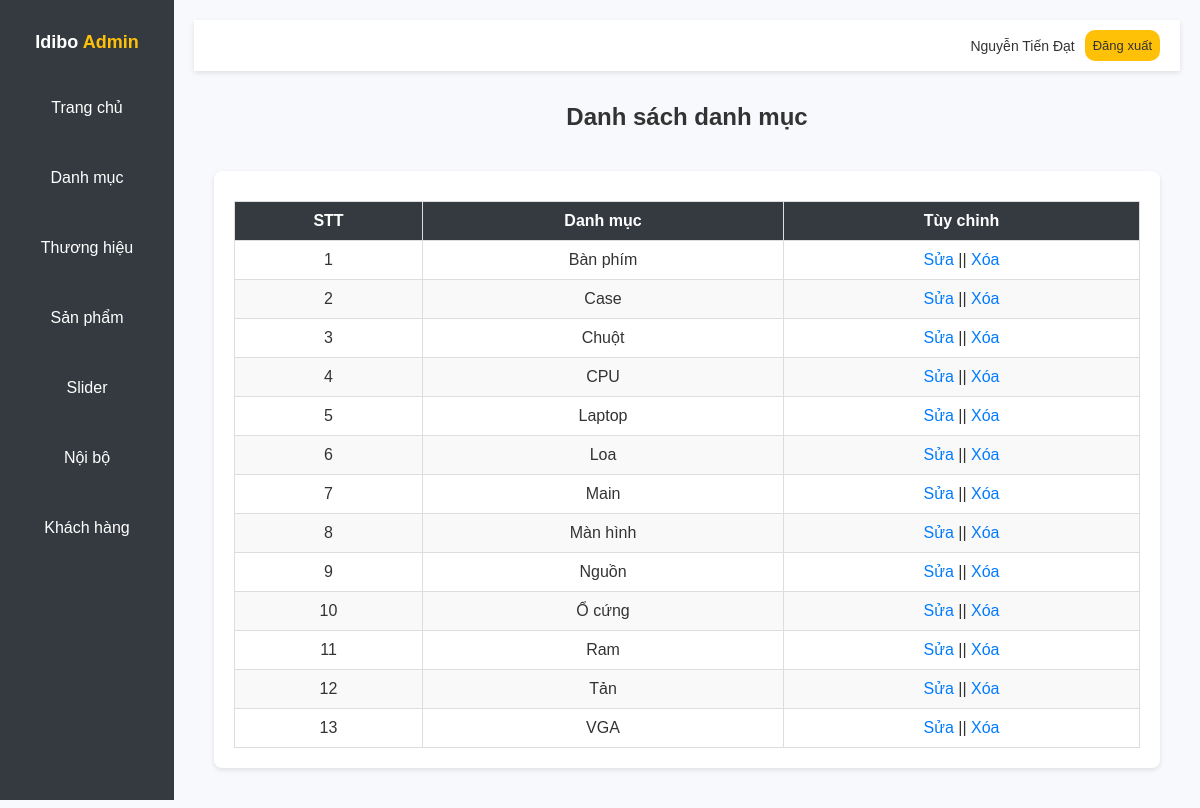
Page /admin/catlist.php (signed in) on the committed database.
### tables this page shows
CREATE TABLE `tbl_category` (
  `catId` int(11) NOT NULL,
  `catName` varchar(255) NOT NULL
);

### lib/database.php (called while the page is built, shortened)
<?php
    class Database {
        public $host    = DB_HOST;
        public $user    = DB_USER;
        public $pass    = DB_PASS;
        public $dbname  = DB_NAME;
        public $link;
        private function connectDB() {
            $this->link = new mysqli($this->host, $this->user,
                                     $this->pass, $this->dbname);
        }
        public function select($query) {
            $result = $this->link->query($query) or
                die($this->link->error . __LINE__);
            if ($result->num_rows > 0) {
                return $result;
            } else {
                return false;
            }
        }
    }
?>

### classes/category.php (called while the page is built, shortened)
<?php
    $filepath = realpath(dirname(__FILE__));
    include_once ($filepath.'/../lib/database.php');
 ?>
 <?php
    class category {
        private $db;
        public function __construct() {
            $this->db =new Database();
        }
        public function show_category() {
            $query = "SELECT * FROM tbl_category ORDER BY catName ASC";
            $result =$this->db->select($query);
            return $result;
        }
    }
 ?>

### admin/catlist.php (the view, shortened to what this page needs)
<?php
  include 'inc/header.php';
  include '../classes/category.php'
?>
<?php
  $cat = new category();
?>
<link rel="stylesheet" href="css/catlist.css">
<h1 class="dashboard-title">Danh sách danh mục</h1>
<div class="category-list-wrapper">
  <div class="category-box">
    <div class="table-wrapper">
      <table class="category-table" id="category-table">
        <thead>
          <tr>
            <th>STT</th>
            <th>Danh mục</th>
            <th>Tùy chỉnh</th>
          </tr>
        </thead>
        <tbody>
          <?php
            $show_cate = $cat->show_category();
            if ($show_cate) {
              $i = 0;
              while($result = $show_cate->fetch_assoc()) {
                $i++;
          ?>
          <tr class="category-row">
            <td><?php echo $i ?></td>
            <td><?php echo $result['catName'] ?></td>
            <td>
              <a href="catedit.php?catid=<?php echo $result['catId']; ?>" class="action-link">Sửa</a>
              ||
              <a href="?delid=<?php echo $result['catId']; ?>" class="action-link confirmable" data-message="Bạn có muốn xóa danh mục này?">Xóa</a>
            </td>
          </tr>
          <?php
              }
            }
          ?>
        </tbody>
      </table>
    </div>
  </div>
</div>
<?php
  include 'inc/footer.php';
?>

### admin/css/styles.css (style rules this page uses)
body { font-family: Arial, sans-serif; margin: 0; padding: 0; background-color: #f8f9fc; color: #333; text-decoration: none; display: flex; }
.dashboard-title { font-size: 24px; margin-bottom: 20px; color: #333; }
.dashboard-title { text-align: center; margin-top: 2rem; }

### admin/css/catlist.css (style rules this page uses)
.category-list-wrapper { display: flex; justify-content: center; padding: 20px; background-color: #f8f9fc; }
.category-box { background-color: #fff; padding: 20px; width: 100%; border-radius: 8px; box-shadow: 0 2px 5px rgba(0, 0, 0, 0.1); }
.table-wrapper { margin-top: 10px; }
.category-table { width: 100%; border-collapse: collapse; border: 1px solid #ddd; }
.category-table th, .category-table td { padding: 10px; text-align: center; border: 1px solid #ddd; }
.category-table th { background-color: #343a40; color: #fff; }
.category-table tr:nth-child(even) { background-color: #f9f9f9; }
.action-link { color: #007bff; text-decoration: none; }

### rows in the picture
tbl_category: catName "Bàn phím"
tbl_category: catName "Case"
tbl_category: catName "Chuột"
tbl_category: catName "CPU"
tbl_category: catName "Laptop"
tbl_category: catName "Loa"
tbl_category: catName "Main"
tbl_category: catName "Màn hình"
tbl_category: catName "Nguồn"
tbl_category: catName "Ổ cứng"
tbl_category: catName "Ram"
tbl_category: catName "Tản"
tbl_category: catName "VGA"

### other values in the picture
Session::get('adminName') "Nguyễn Tiến Đạt"
